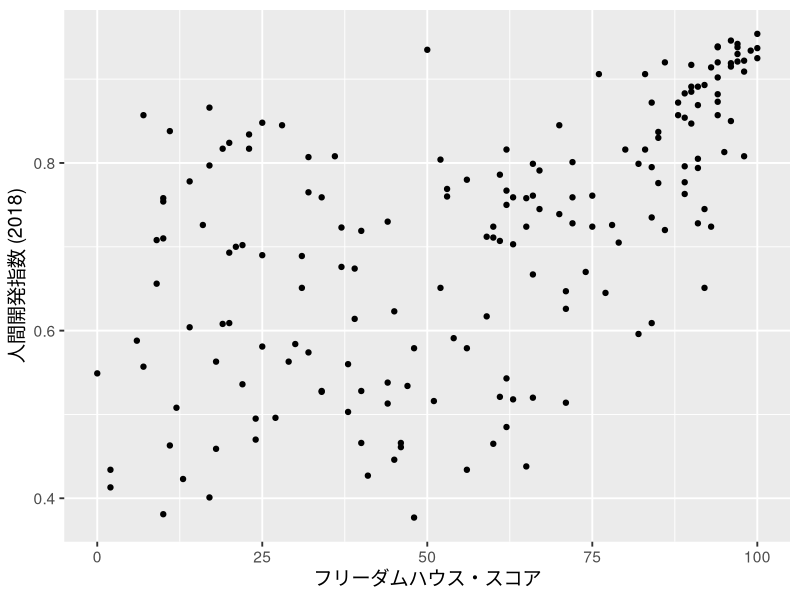
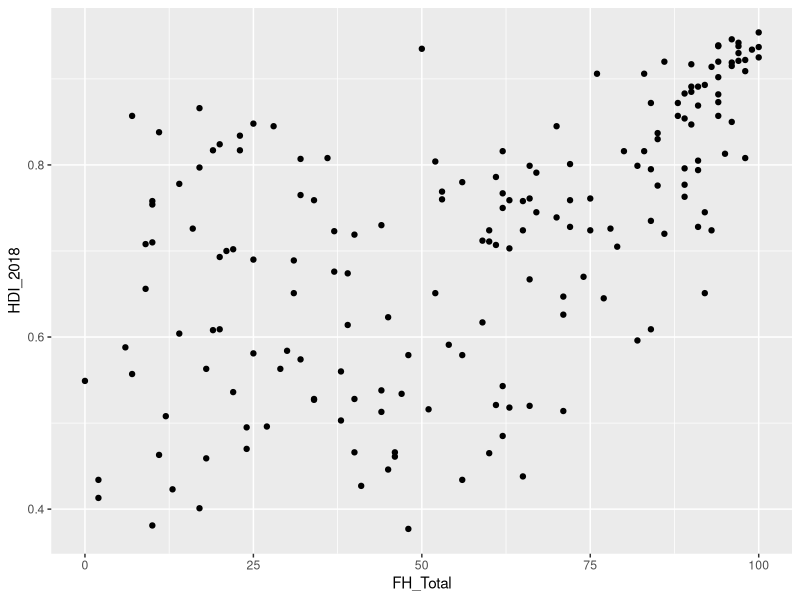
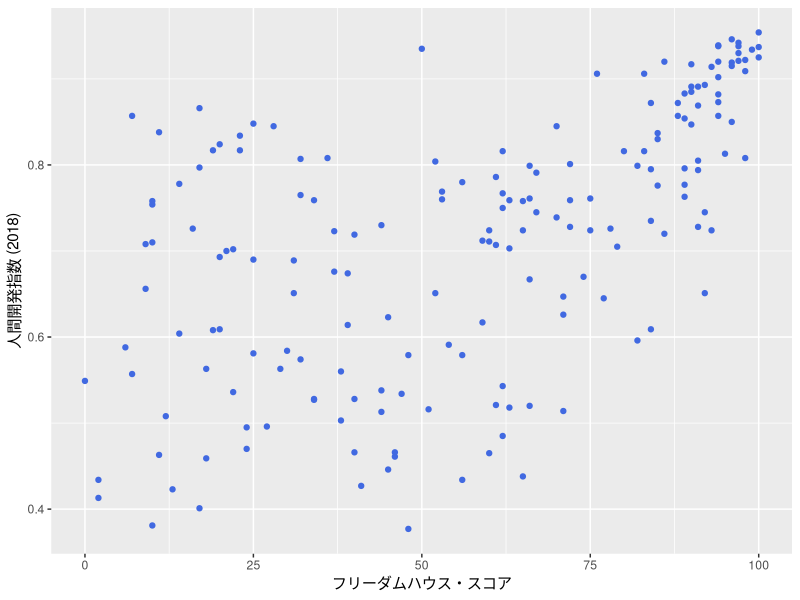
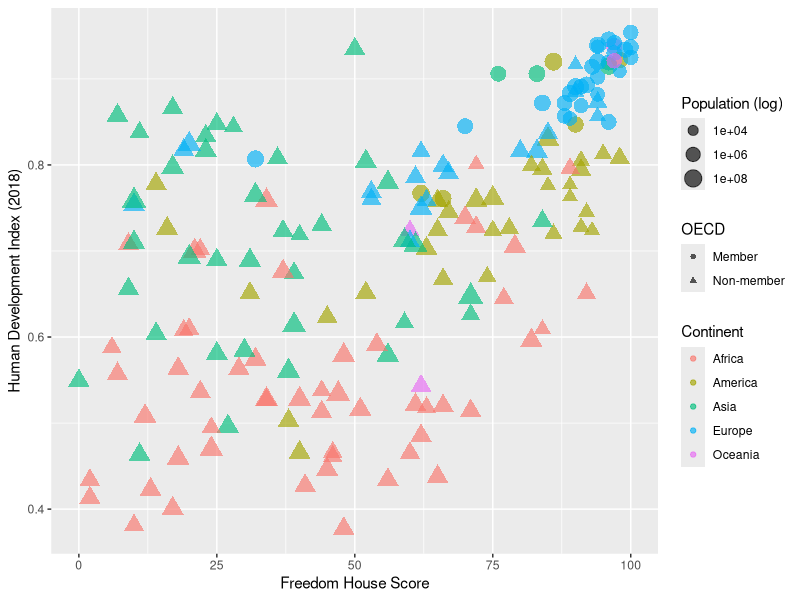
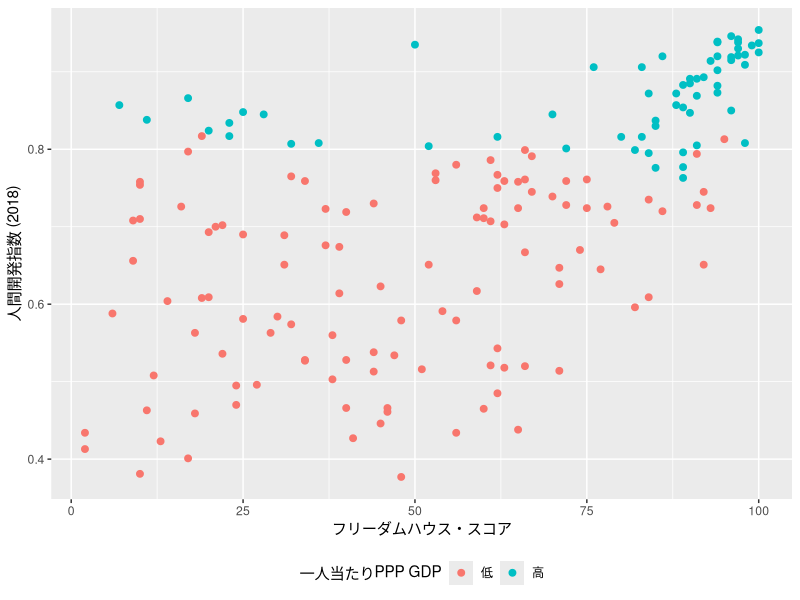
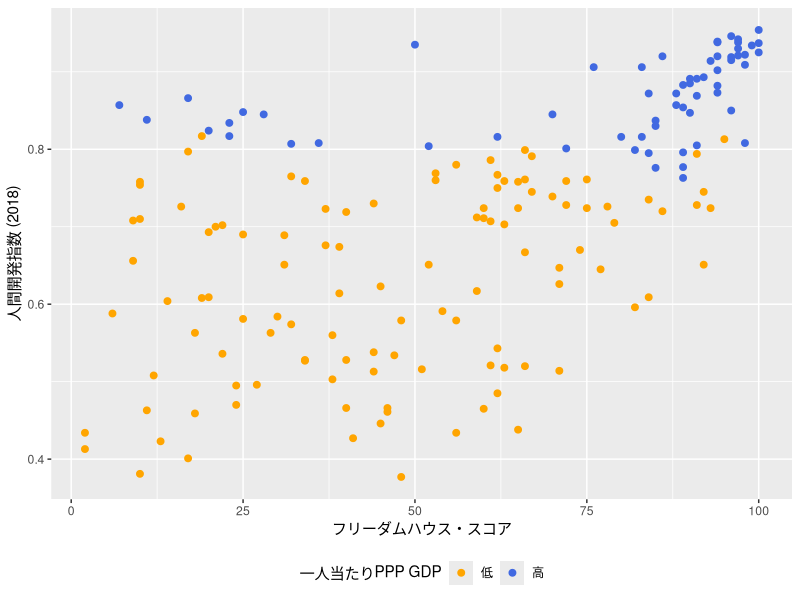
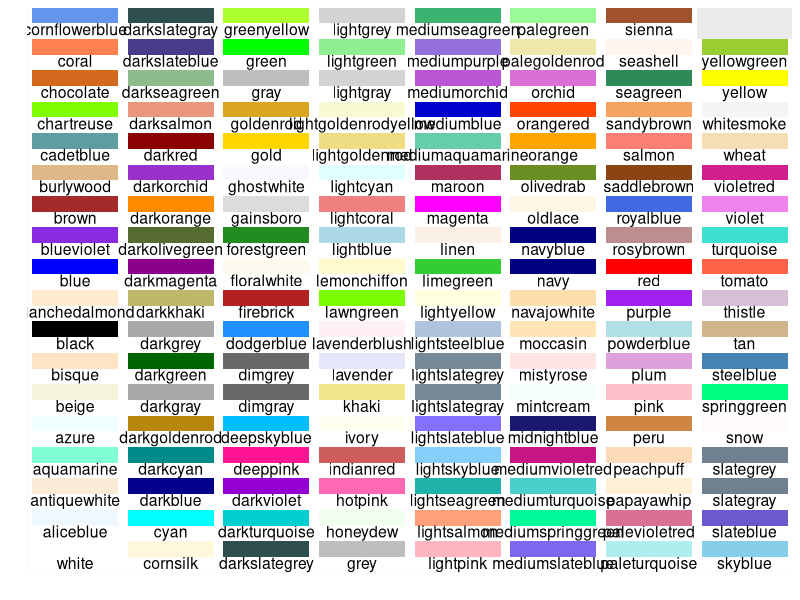
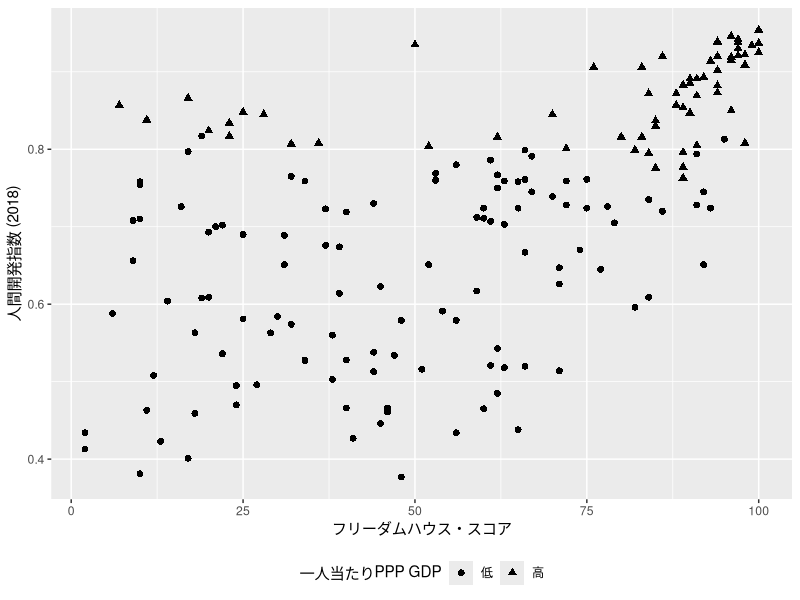

The R script that drew these images, in order:
## ---- chunk 1
#| include: false
library(tidyverse)
df <- read_csv("Data/countries.csv")
## ---- chunk 2
#| echo: false
#| fig-width: 4
#| fig-height: 4
#| warning: false
#| fig-cap: "2次元散布図の例"
df |>
   ggplot() +
   geom_point(aes(x = FH_Total, y = HDI_2018)) +
   labs(x = "フリーダムハウス・スコア", y = "人間開発指数 (2018)") +
   theme_gray(base_size   = 14)
## ---- chunk 3
#| filename: "Code 02"
#| fig-width: 8
#| fig-height: 5
#| warning: false
df |>
   ggplot() +
   geom_point(aes(x = FH_Total, y = HDI_2018))
## ---- chunk 4
#| filename: "Code 03"
#| fig-width: 8
#| fig-height: 5
#| warning: false
df |>
   ggplot() +
   geom_point(aes(x = FH_Total, y = HDI_2018), color = "royalblue") +
   labs(x = "フリーダムハウス・スコア", y = "人間開発指数 (2018)")
## ---- chunk 5
#| filename: "Code 04"
#| fig-width: 10
#| fig-height: 4
#| warning: false
#| fig-cap: "5次元散布図の例"
df |>
   mutate(OECD = if_else(OECD == 1, "Member", "Non-member")) |>
   ggplot() +
   geom_point(aes(x = FH_Total, y = HDI_2018, color = Continent,
                  size = Population, shape = OECD), alpha = 0.65) +
   scale_size_continuous(trans = "log10") +
   labs(x = "Freedom House Score", y = "Human Development Index (2018)",
        size = "Population (log)")
## ---- chunk 6
#| filename: "Code 05"
#| fig-width: 8
#| fig-height: 5
#| warning: false
scatter_plot1 <- df |>
   # 散布図に使われる変数が一つでも欠損していれば、その行（国）は除外する
   drop_na(FH_Total, HDI_2018, PPP_per_capita) |>
   # リコーディング
   mutate(HighIncome = if_else(PPP_per_capita >= 20000, "高", "低")) |>
   ggplot() +
   geom_point(aes(x = FH_Total, y = HDI_2018, color = HighIncome), 
              size = 2) +
   # ラベル修正
   labs(x = "フリーダムハウス・スコア", y = "人間開発指数 (2018)",
        color = "一人当たりPPP GDP") +
   # 凡例を下側に
   theme(legend.position = "bottom")

scatter_plot1
## ---- chunk 7
#| filename: "Code 06"
#| fig-width: 8
#| fig-height: 5
#| warning: false
scatter_plot1 +
   scale_color_manual(values = c("低" = "orange", "高" = "royalblue"))
## ---- chunk 8
#| echo: false
#| fig-width: 12
#| fig-height: 10
data.frame(c = colors()) |>
   mutate(Num = grepl(x = c, pattern = "[0-9]$")) |>
   filter(Num == FALSE) |>
   mutate(y = seq(0, length(c) - 1) %% 18,
          x = seq(0, length(c) - 1) %/% 18) |>
   ggplot() +
   scale_x_continuous(name = "", breaks = NULL, expand = c(0, 0)) +
   scale_y_continuous(name = "", breaks = NULL, expand = c(0, 0)) +
   scale_fill_identity() +
   geom_rect(aes(xmin = x, xmax = x + 1, ymin = y, ymax = y + 1), 
             fill = "white") +
   geom_rect(aes(xmin = x + 0.05, xmax = x + 0.95, 
                 ymin = y + 0.5, ymax = y + 1, fill = c)) +
   geom_text(aes(x = x + 0.5, y = y + 0.5, label = c), 
             color = "black", hjust = 0.5, vjust = 1, size = 4)
## ---- chunk 9
#| filename: "Code 07"
colors()
## ---- chunk 10
#| filename: "Code 08"
#| fig-width: 8
#| fig-height: 5
#| warning: false
scatter_plot2 <- df |>
   drop_na(FH_Total, HDI_2018, PPP_per_capita) |>
   mutate(HighIncome = if_else(PPP_per_capita >= 20000, "高", "低")) |>
   ggplot() +
   geom_point(aes(x = FH_Total, y = HDI_2018, shape = HighIncome), 
              size = 2) +
   labs(x = "フリーダムハウス・スコア", y = "人間開発指数 (2018)",
        shape = "一人当たりPPP GDP") +
   theme(legend.position = "bottom")

scatter_plot2
## ---- chunk 11
#| filename: "Code 09"
#| fig-width: 8
#| fig-height: 5
#| warning: false
scatter_plot2 +
   scale_shape_manual(values = c("低" = 4, "高" = 1))
## ---- chunk 12
#| echo: false
#| fig-width: 4
#| fig-height: 3.5
tibble(x = rep(1:5, 5),
       y = rep(1:5, each = 5)) |>
   filter(!(y == 1 & x >= 4)) |>
   arrange(desc(y), x) |>
   mutate(pch = as.character(0:22)) |>
   ggplot(aes(x = x, y = y)) +
   geom_point(aes(shape = pch), 
              color = "black", bg = "gray", size = 3) +
   geom_text(aes(y = y + 0.25, label = pch), size = 5) +
   scale_shape_manual(values = c("1"  =  1,  "2" =  2, "3"  =  3, "4"  =  4,
                                 "5"  =  5,  "6" =  6, "7"  =  7, "8"  =  8,
                                 "9"  =  5, "10" = 10, "11" = 11, "12" = 12,
                                 "13" = 13, "14" = 14, "15" = 15, "16" = 16,
                                 "17" = 17, "18" = 18, "19" = 19, "20" = 20,
                                 "21" = 21, "22" = 22, "0"  = 0)) +
   theme_minimal() +
   theme(panel.grid.minor = element_blank(),
         axis.line = element_blank(),
         axis.title = element_blank(),
         axis.text = element_blank(),
         legend.position = "none")
## ---- chunk 13
#| fig-cap: "折れ線グラフの例 (1)"
#| echo: false
#| fig-width: 5
#| fig-height: 5
#| warning: false
COVID_df <- read_csv("Data/covid_2022_06.csv")
COVID_df |>
   ggplot(aes(x = Day, y = NewCases)) +
   geom_line(aes(group = Country)) +
   labs(x = "日 (2022年6月)", y = "100万人当たり新規感染者数 (人)") +
   theme_bw(base_size   = 14)
## ---- chunk 14
#| fig-cap: "折れ線グラフの例 (2)"
#| echo: false
#| fig-width: 5
#| fig-height: 5
#| warning: false
COVID_df <- read_csv("Data/covid_2022_06.csv")
COVID_df |>
   ggplot(aes(x = Day, y = NewCases)) +
   geom_line(aes(group = Country)) +
   geom_point(size = 3) +
   labs(x = "日 (2022年6月)", y = "100万人当たり新規感染者数 (人)") +
   theme_bw(base_size   = 14)
## ---- chunk 15
#| filename: "Code 10"
#| message: false
COVID_df <- read_csv("Data/covid_2022_06.csv")
COVID_df
## ---- chunk 16
#| filename: "Code 11"
#| fig-width: 5
#| fig-height: 5
COVID_df |>
   filter(Country == "Japan") |>
   ggplot() +
   geom_line(aes(x = Day, y = NewCases)) +
   labs(x = "日 (2022年6月)", y = "100万人当たり新規感染者数 (人)")
## ---- chunk 17
#| filename: "Code 12"
COVID_df <- COVID_df |>
   mutate(Country = case_when(Country == "Japan" ~ "日本",
                              Country == "Korea" ~ "韓国",
                              TRUE               ~ "台湾"),
          Country = factor(Country, levels = c("日本", "韓国", "台湾")))

COVID_df
## ---- chunk 18
#| filename: "Code 13"
#| fig-width: 5
#| fig-height: 5
COVID_df |>
   ggplot() +
   geom_line(aes(x = Day, y = NewCases, group = Country)) +
   labs(x = "日 (2022年6月)", y = "100万人当たり新規感染者数 (人)")
## ---- chunk 19
#| filename: "Code 14"
#| fig-width: 7
#| fig-height: 5
COVID_df |>
   ggplot() +
   geom_line(aes(x = Day, y = NewCases, group = Country, color = Country), 
             linewidth = 1.5) +
   labs(x = "日 (2022年6月)", y = "100万人当たり新規感染者数 (人)", 
        color = "国/地域")
## ---- chunk 20
#| filename: "Code 15"
#| fig-width: 8
#| fig-height: 3.5
COVID_df |>
   ggplot() +
   geom_line(aes(x = Day, y = NewCases, group = Country, 
                 linetype = Country), linewidth = 1) +
   labs(x = "日 (2022年6月)", y = "100万人当たり新規感染者数 (人)", 
        linetype = "国/地域") 
## ---- chunk 21
#| filename: "Code 16"
#| fig-width: 8
#| fig-height: 3.5
COVID_df |>
   ggplot() +
   geom_line(aes(x = Day, y = NewCases, group = Country, 
                 linetype = Country), linewidth = 1) +
   labs(x = "日 (2022年6月)", y = "100万人当たり新規感染者数 (人)", 
        linetype = "国/地域") +
   scale_linetype_manual(values = c("日本" = 1, "韓国" = 2, "台湾" = 3))
## ---- chunk 22
#| echo: false
#| fig-width: 8
#| fig-height: 2.5
tibble(x = rep(1, 6),
       xend = rep(5, 6),
       y = 1:6,
       yend = 1:6,
       type = c("6", "5", "4", "3", "2", "1")) |>
   ggplot() +
   geom_segment(aes(x = x, xend = xend, 
                    y = y, yend = yend, linetype = type)) +
   scale_y_continuous(breaks = 1:6, labels = 6:1) +
   scale_linetype_manual(values = c("1" = 1, "2" = 2, "3" = 3, 
                                    "4" = 4, "5" = 5, "6" = 6)) +
   labs(y = "linetypeの値") +
   theme_minimal(base_size = 14) +
   theme(panel.grid = element_blank(),
         axis.title.x = element_blank(),
         axis.text.x = element_blank(),
         legend.position = "none")
## ---- chunk 23
#| filename: "Code 17"
#| fig-width: 8
#| fig-height: 3.5
COVID_df |>
   ggplot() +
   geom_line(aes(x = Day, y = NewCases, group = Country), linewidth = 1) +
   labs(x = "日 (2022年6月)", y = "100万人当たり新規感染者数 (人)", 
        linetype = "国/地域") + 
   facet_wrap(~Country, ncol = 3)
## ---- chunk 24
#| filename: "Code 18"
#| fig-width: 8
#| fig-height: 3.5
COVID_df |>
   ggplot() +
   geom_line(aes(x = Day, y = NewCases, group = Country), linewidth = 1) +
   labs(x = "日 (2022年6月)", y = "100万人当たり新規感染者数 (人)", 
        linetype = "国/地域") + 
   facet_wrap(~Country, ncol = 3, scales = "free_y")
## ---- chunk 25
#| filename: "Code 19"
#| fig-width: 8
#| fig-height: 4
COVID_df |>
   ggplot(aes()) +
   geom_line(aes(x = Day, y = NewCases, color = Country, group = Country), 
             linewidth = 1) +
   geom_point(aes(x = Day, y = NewCases, color = Country, shape = Country), 
              size = 3) +
   labs(x = "日 (2022年6月)", y = "100万人当たり新規感染者数 (人)", 
        color = "国/地域", shape = "国/地域") +
   scale_color_manual(values = c("日本" = "royalblue",
                                 "韓国" = "darkred",
                                 "台湾" = "forestgreen")) +
   theme_bw()
## ---- chunk 26
#| filename: "Code 20"
#| fig-width: 8
#| fig-height: 4
COVID_df |>
   # 共通するマッピングはggplot()内で指定可能
   ggplot(aes(x = Day, y = NewCases, color = Country)) +
   geom_line(aes(group = Country), linewidth = 1) +
   geom_point(aes(shape = Country), size = 3) +
   labs(x = "日 (2022年6月)", y = "100万人当たり新規感染者数 (人)", 
        color = "国/地域", shape = "国/地域") +
   scale_color_manual(values = c("日本" = "royalblue",
                                 "韓国" = "darkred",
                                 "台湾" = "forestgreen")) +
   theme_bw()
## ---- chunk 27
#| fig-cap: "箱ひげ図の例"
#| echo: false
#| fig-width: 4
#| fig-height: 4
#| warning: false
df |>
   ggplot() +
   geom_boxplot(aes(x = 1, y = HDI_2018), width = 0.5) +
   annotate("text", x = 1.3, y = 0.7325, label = "中央値", hjust = 0) +
   annotate("text", x = 1.3, y = 0.5870, label = "第一四分位数", hjust = 0) +
   annotate("text", x = 1.3, y = 0.8347, label = "第三四分位数", hjust = 0) +
   annotate("text", x = 1.05, y = 0.3770, label = "最小値", hjust = 0) +
   annotate("text", x = 1.05, y = 0.9540, label = "最大値", hjust = 0) +
   labs(x = "", y = "人間開発指数 (2018)") +
   coord_cartesian(xlim = c(0.75, 1.5)) +
   theme_minimal() +
   theme(axis.text.x = element_blank())
## ---- chunk 28
#| filename: "Code 21"
my_vec1 <- c(5, 1, 11, 2, 4, 2, 6, 15, 7, 8, 9)
my_vec1
## ---- chunk 29
#| filename: "Code 22"
sort(my_vec1)
## ---- chunk 30
#| filename: "Code 23a"
my_vec2 <- my_vec1[my_vec1 > 6]

my_vec2
## ---- chunk 31
#| filename: "Code 23b"
my_vec3 <- my_vec1[my_vec1 < 6]

my_vec3
## ---- chunk 32
#| filename: "Code 24a"
#| fig-cap: "変数をyにマッピングした場合"
#| fig-width: 5
#| fig-height: 5
df |>
   ggplot() +
   geom_boxplot(aes(y = HDI_2018)) +
   labs(x = "", 
        y = "Human Development Index") +
   theme_bw(base_size = 14)
## ---- chunk 33
#| filename: "Code 24b"
#| fig-cap: "変数をxにマッピングした場合"
#| fig-width: 5
#| fig-height: 5
df |>
   ggplot() +
   geom_boxplot(aes(x = HDI_2018)) +
   labs(x = "Human Development Index", 
        y = "") +
   theme_bw(base_size = 14)
## ---- chunk 34
#| filename: "Code 25"
#| fig-width: 8
#| fig-height: 3
df |>
   ggplot() +
   geom_boxplot(aes(y = HDI_2018, x = Continent)) +
   labs(x = "Continent", y = "Human Development Index") +
   theme_bw()
## ---- chunk 35
#| filename: "Code 26"
#| fig-width: 8
#| fig-height: 3
df |>
   mutate(OECD_J = if_else(OECD == 1, "Member", "Non-member"),
          OECD_J = factor(OECD_J, levels = c("Non-member", "Member"))) |>
   ggplot() +
   geom_boxplot(aes(y = HDI_2018, x = Continent, fill = OECD_J)) +
   labs(x = "Continent", y = "Human Development Index", fill = "OECD") +
   theme_bw()
## ---- chunk 36
#| filename: "Code 27"
#| fig-width: 8
#| fig-height: 3
df |>
   ggplot() +
   geom_boxplot(aes(y = HDI_2018, x = Continent), fill = "cornsilk") +
   labs(x = "Continent", y = "Human Development Index") +
   theme_bw()
## ---- chunk 37
#| filename: "Code 28"
#| fig-width: 8
#| fig-height: 3
df |>
   ggplot() +
   geom_boxplot(aes(y = HDI_2018, x = Continent, fill = Continent)) +
   labs(x = "Continent", y = "Human Development Index") +
   theme_bw() +
   theme(legend.position = "none")
## ---- chunk 38
#| filename: "Code 29"
#| fig-width: 8
#| fig-height: 3.25
df |>
   ggplot() +
   geom_boxplot(aes(y = HDI_2018, x = Continent), width = 0.25) +
   labs(x = "Continent", y = "Human Development Index") +
   theme_bw() +
   theme(legend.position = "none")
## ---- chunk 39
#| filename: "Code 30"
#| fig-width: 8
#| fig-height: 3.25
df |>
   ggplot() +
   geom_boxplot(aes(x = HDI_2018, y = Continent)) +
   labs(x = "Human Development Index", y = "Continent") +
   theme_bw(base_size = 14) +
   theme(legend.position = "none")
## ---- chunk 40
#| filename: "Code 31"
#| fig-width: 8
#| fig-height: 3.25
df |>
   ggplot() +
   geom_boxplot(aes(x = HDI_2018, y = Continent)) +
   labs(x = "Human Development Index", y = "Continent") +
   scale_y_discrete(limits = rev) +
   theme_bw(base_size = 14) +
   theme(legend.position = "none")
